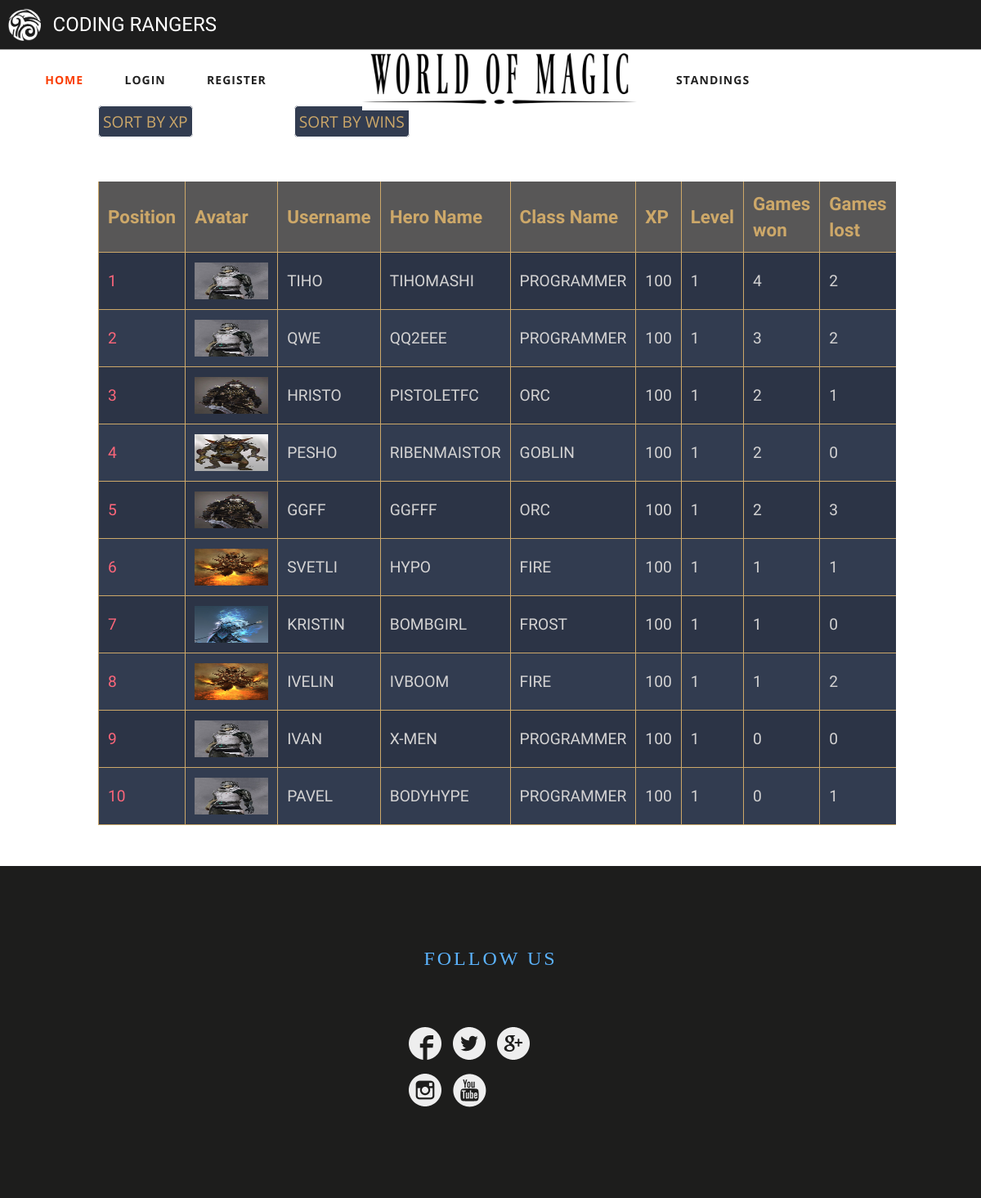
Page /Standings_wins.php on the committed database.
### tables this page shows
CREATE TABLE `characters` (
  `char_id` int(11) NOT NULL,
  `user_id` int(11) NOT NULL,
  `char_name` varchar(50) NOT NULL,
  `class_id` int(11) NOT NULL,
  `char_xp` int(100) NOT NULL,
  `char_lv` int(11) NOT NULL
);

CREATE TABLE `class` (
  `class_id` int(11) NOT NULL,
  `class_name` varchar(50) NOT NULL,
  `race_id` int(11) NOT NULL,
  `class_avatar` varchar(200) NOT NULL
);

CREATE TABLE `users` (
  `user_id` int(11) NOT NULL,
  `user_avatar` varchar(200) NOT NULL,
  `user_name` varchar(50) NOT NULL,
  `user_pass` varchar(50) NOT NULL,
  `date_deleted` date DEFAULT NULL
);

CREATE TABLE `standings` (
  `games_won` int(11) NOT NULL,
  `games_lost` int(11) NOT NULL,
  `char_id` int(11) NOT NULL
);

### Standings_wins.php (the view, shortened to what this page needs)
<?php
	include("header.php");
?>
	<a class=sort href="Standings_xp.php">Sort by XP</a>
	<a class=sort href="Standings_wins.php">Sort by wins</a>
	<table class="container_table">
	<tr>
		<th>Position</th>
		<th>Avatar</th>
		<th>Username</th>
		<th>Hero Name</th>
		<th>Class Name</th>
		<th>XP</th>
		<th>Level</th>
		<th>Games won</th>
		<th>Games lost</th>
	</tr>
	<?php
		$q = "SELECT *
			FROM  `characters`
			JOIN `users` ON `users`.`user_id` = `characters`.`user_id`
			JOIN `class` ON `class`.`class_id` = `characters`.`class_id`
			JOIN `race` ON `class`.`race_id` = `race`.`race_id`
			JOIN `standings` ON `standings`.`char_id` = `characters`.`char_id`
			ORDER BY games_won DESC";
		$res = mysqli_query($conn,$q);
		for ($i=1; $i < 11; $i++)
		{
			$row = mysqli_fetch_assoc($res);
			?>
				<tr>
					<td class=hover><?php echo $i?></td>
					<td id=img_standings_td><?php echo "<img id=img_standings src='". $row['class_avatar'] . "'>"?></td>
					<td class=hover><?php echo $row['user_name'] ?></td>
					<td class=hover><?php echo $row['char_name'] ?></td>
					<td class=hover><?php echo $row['class_name'] ?></td>
					<td class=hover><?php echo $row['char_xp'] ?></td>
					<td class=hover><?php echo $row['char_lv'] ?></td>
					<td class=hover><?php echo $row['games_won'] ?></td>
					<td class=hover><?php echo $row['games_lost'] ?></td>
				</tr>
			<?php
		}
	?>
	</table>
<?php
	include("footer.php");
?>

### header.php (shortened to what this page needs)
<!DOCTYPE html>
<html lang="en">
<head>
<link href="css/bootstrap.css" rel="stylesheet" type="text/css" media="all" />
<link href="css/style.css" rel="stylesheet" type="text/css" media="all" />
<link rel="stylesheet" href="css/lightGallery.css" type="text/css" media="all" />
<link href="css/font-awesome.css" rel="stylesheet">
<link rel="stylesheet" type="text/css" href="style.css">
<link rel="stylesheet" type="text/css" href="css/Profile.css">
<link rel="stylesheet" type="text/css" href="Standings.css">
</head>
<body>
	<div class="header">
		<img src="symbol/symbol1_white.png" alt="Coding Ranger"><h3>CODING RANGERS</h3>
	</div>
	<div class="w3_navigation">
		<div class="container">
			<nav class="navbar navbar-default">
				<div class="navbar-header navbar-left">
					<div class="w3_navigation_pos">
						<h1><a href="index.html"><img src="img/header_logo.jpg" alt="World of Magic" height="70"></a></h1>
					</div>
				</div>
				<div class="collapse navbar-collapse navbar-right" id="bs-example-navbar-collapse-1">
					<nav class="cl-effect-5" id="cl-effect-5">
						<ul class="nav navbar-nav">
							<li class="active"><a href="index.html"><span data-hover="Home">Home</span></a></li>
							<li><a href="Login.php"><span data-hover="Login">Login</span></a></li>
							<?php
							if(!isset($_SESSION['username']))
							{
							?>
							<li><a href="Register.php" style="z-index: 999;"><span data-hover="Register">Register</span></a></li>
							<?php
							}
							?>
							<li><a href="Standings_wins.php"><span data-hover="Standings">Standings</span></a></li>
						</ul>
					</nav>
				</div>
			</nav>
		</div>
	</div>

### footer.php (shortened to what this page needs)
<div class="contact" id="contact">
  <div class="container2">
	<div class="padding-contact">
		<div class="col-md-4 social-icons">
		  <h3>Follow Us</h3>
			<ul class="social">
				<li><a href="#" class="facebook" title="Go to Our Facebook Page"></a></li>
				<li><a href="#" class="twitter" title="Go to Our Twitter Account"></a></li>
				<li><a href="#" class="googleplus" title="Go to Our Google Plus Account"></a></li>
				<li><a href="#" class="instagram" title="Go to Our Instagram Account"></a></li>
				<li><a href="#" class="youtube" title="Go to Our Youtube Channel"></a></li>
			</ul>
		</div>
	  <div class="clearfix"></div>
	</div>
  </div>
</div>
<link href="css/owl.theme.css" rel="stylesheet">
 <link rel="stylesheet" href="css/owl.carousel.css" type="text/css" media="all">
</body>
</html>

### css/style.css (style rules this page uses)
label,p,body,h3,img,div { margin: 0; padding: 0; }
html, body { font-size: 100%; font-family: 'Open Sans', sans-serif; background:#ffffff; margin: 0; }
p,ul li,ol li { margin:0; font-size:14px; letter-spacing: 1px; }
h1,h2,h3,h4,h5,h6 { font-family: 'Jura', sans-serif; text-transform:uppercase; margin:0; }
ul,label { margin:0; padding:0; }
.header { padding: 0.6em 3em; background: #1d1d1d; }
.navbar-default { background: none; border: none; }
.navbar { margin-bottom: 0; }
.w3_navigation { border-top: 1px solid #999; position:relative; }
.navbar-nav { float: none; margin: 1em 0 1em 0; }
.navbar-collapse { padding: 0; }
.navbar-right { float: none !important; margin-right: 0; }
.navbar-default .navbar-nav > .active > a, .navbar-default .navbar-nav > .active > a:hover, .navbar-default .navbar-nav > .active > a:focus { color:#fa3d03; background: none; }
.navbar-default .navbar-nav > li > a { color: #212121; }
.navbar-nav > li > a { margin:1em 1.8em; padding: 0; line-height: 1em; font-weight: bold; text-transform: uppercase; }
.navbar-nav > li:nth-child(3) a { margin-right: 34em !important; }
.w3_navigation_pos { position: absolute; top: 24%; left: 35%; z-index: 999; }
.w3_navigation_pos h1 a { font-size: 1em; color: #212121; text-decoration: none; padding: 0.1em .4em; font-weight: 700; text-transform: uppercase; font-family: 'Jura', sans-serif; }
.cl-effect-5 a { overflow: hidden; padding: 0 4px; }
.cl-effect-5 a span { position: relative; display: inline-block; -webkit-transition: -webkit-transform 0.3s; -moz-transition: -moz-transform 0.3s; transition: transform 0.3s; }
.cl-effect-5 a span::before { position: absolute; top: 100%; content: attr(data-hover); -webkit-transform: translate3d(0,0,0); -moz-transform: translate3d(0,0,0); transform: translate3d(0,0,0); }
.contact { margin-top: 50px; background:#1d1d1c; }
.padding-contact { padding:100px 0; font-family: "Abel-Regular"; margin-left: 40%; }
.padding-contact h3 { font-family: "BlackOpsOne-Regular"; font-size:24px; padding-bottom:20px; color:#5bb2fc; letter-spacing: 3px; text-align:left; }
.social { padding-top:45px; }
.social-icons h3 { text-align:center; }
ul.social li { display: inline-block; }
ul.social li a { display: inline-block; width: 50px; height: 50px; background: url("../images/img-sprite.png") no-repeat 0px 0px; transition:0.5s all; -webkit-transition:0.5s all; -moz-transition:0.5s all; -o-transition:0.5s all; -ms-transition:0.5s all; text-decoration: none; }
ul.social li a.facebook { background-position: 0px 0px; }
ul.social li a.twitter { background-position: -50px 0px; }
ul.social li a.googleplus { background-position: -100px 0px; }
ul.social li a.instagram { background-position: -150px 0px; }
ul.social li a.youtube { background-position: -200px 0px; }
.header { background: #1d1d1d; padding: 10px; color: #fff; }
.header img { vertical-align: top; display: inline-block; height: 40px; }
.header h3 { vertical-align: top; display: inline-block; margin-left: 15px; line-height: 40px; }
.w3_navigation_pos h1 a img { margin-top: -14px; }

### style.css (style rules this page uses)
head,html,body,div,p,video { padding: 0; margin: 0; }

### Standings.css (style rules this page uses)
.container_table th { font-weight: bold; font-size: 1.4em; color: #CDA869; font-family: 'Jura',sans-serif; }
.sort { text-transform: uppercase; font-size: 1.2em; text-decoration: none; color: #CDA869; border: 1px solid #FFF; border-radius: 5px; background-color: #323C50; margin-left: 10%; padding: 5px; }
.container_table td { font-weight: normal; font-size: 1.2em; color: #D4D3D3; text-transform: uppercase; font-family: 'Jura',sans-serif; height: 70px; }
.container_table { text-align: left; overflow: hidden; width: 80%; margin-top: 60px; margin-left: 10%; background-color: #5B5A5A; }
.container_table td, .container_table th { padding: 11px; margin: 4px; border-left: 1px solid #CDA869; border-bottom: 1px solid #CDA869; }
.container_table tr:nth-child(odd) { background-color: #323C50; }
.container_table tr:nth-child(even) { background-color: #2C3446; }
.container_table th { background-color: #585757; }
.container_table td:first-child { color: #FB667A; }
#img_standings { width: 90px; height: 45px; }

### rows in the picture
characters: class.class_avatar (picture), user.user_name "TIHO", char_name "TIHOMASHI", class.class_name "PROGRAMMER", char_xp "100", char_lv "1", standings.games_won "4", standings.games_lost "2"
characters: class.class_avatar (picture), user.user_name "QWE", char_name "QQ2EEE", class.class_name "PROGRAMMER", char_xp "100", char_lv "1", standings.games_won "3", standings.games_lost "2"
characters: class.class_avatar (picture), user.user_name "HRISTO", char_name "PISTOLETFC", class.class_name "ORC", char_xp "100", char_lv "1", standings.games_won "2", standings.games_lost "1"
characters: class.class_avatar (picture), user.user_name "PESHO", char_name "RIBENMAISTOR", class.class_name "GOBLIN", char_xp "100", char_lv "1", standings.games_won "2", standings.games_lost "0"
characters: class.class_avatar (picture), user.user_name "GGFF", char_name "GGFFF", class.class_name "ORC", char_xp "100", char_lv "1", standings.games_won "2", standings.games_lost "3"
characters: class.class_avatar (picture), user.user_name "SVETLI", char_name "HYPO", class.class_name "FIRE", char_xp "100", char_lv "1", standings.games_won "1", standings.games_lost "1"
characters: class.class_avatar (picture), user.user_name "KRISTIN", char_name "BOMBGIRL", class.class_name "FROST", char_xp "100", char_lv "1", standings.games_won "1", standings.games_lost "0"
characters: class.class_avatar (picture), user.user_name "IVELIN", char_name "IVBOOM", class.class_name "FIRE", char_xp "100", char_lv "1", standings.games_won "1", standings.games_lost "2"
characters: class.class_avatar (picture), user.user_name "IVAN", char_name "X-MEN", class.class_name "PROGRAMMER", char_xp "100", char_lv "1", standings.games_won "0", standings.games_lost "0"
characters: class.class_avatar (picture), user.user_name "PAVEL", char_name "BODYHYPE", class.class_name "PROGRAMMER", char_xp "100", char_lv "1", standings.games_won "0", standings.games_lost "1"
